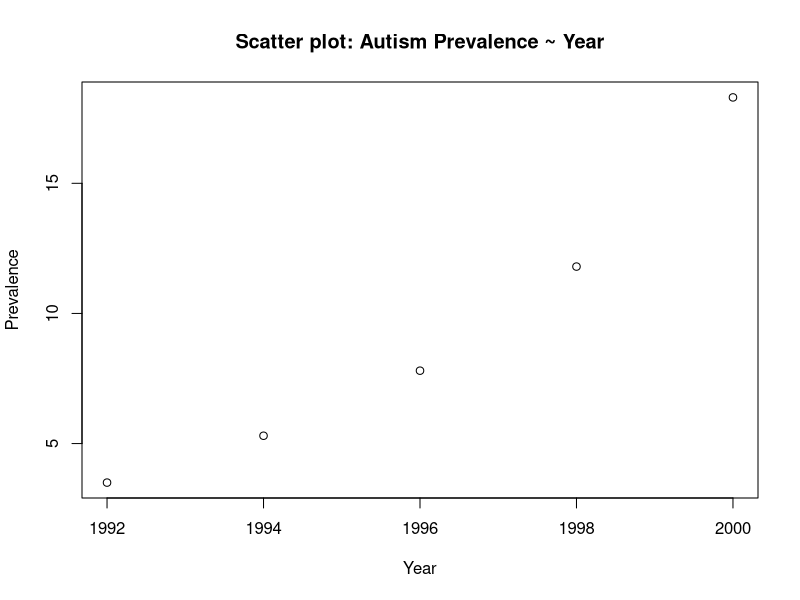
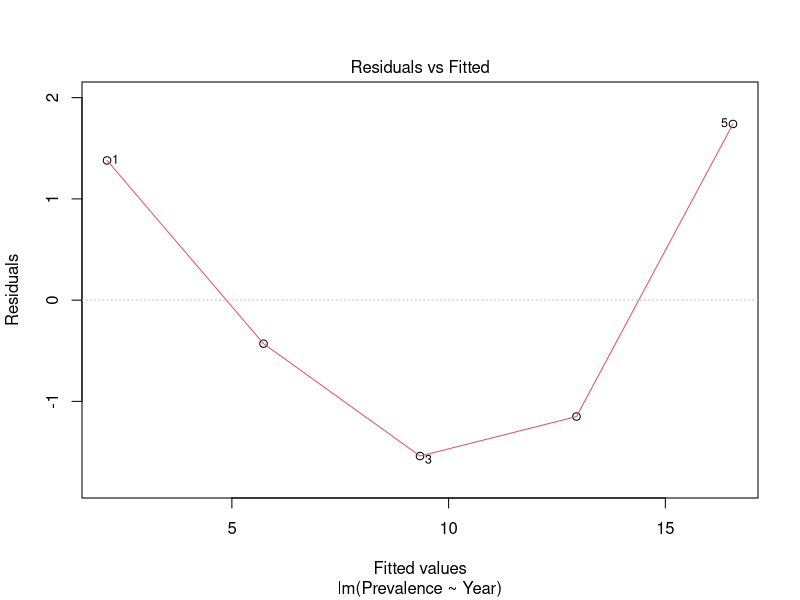
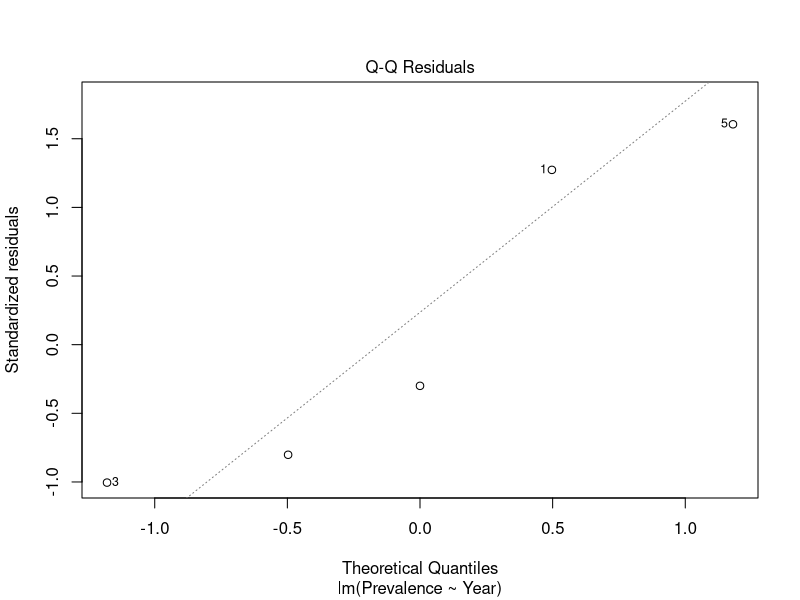
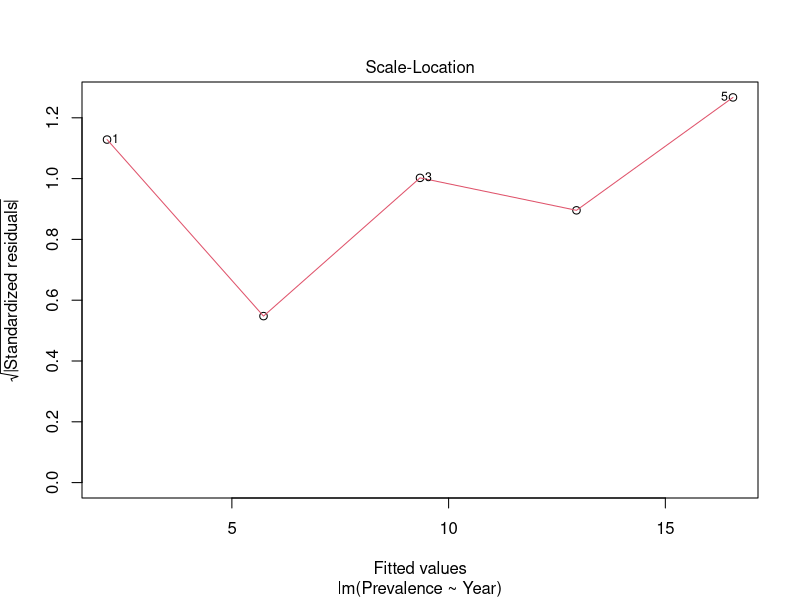
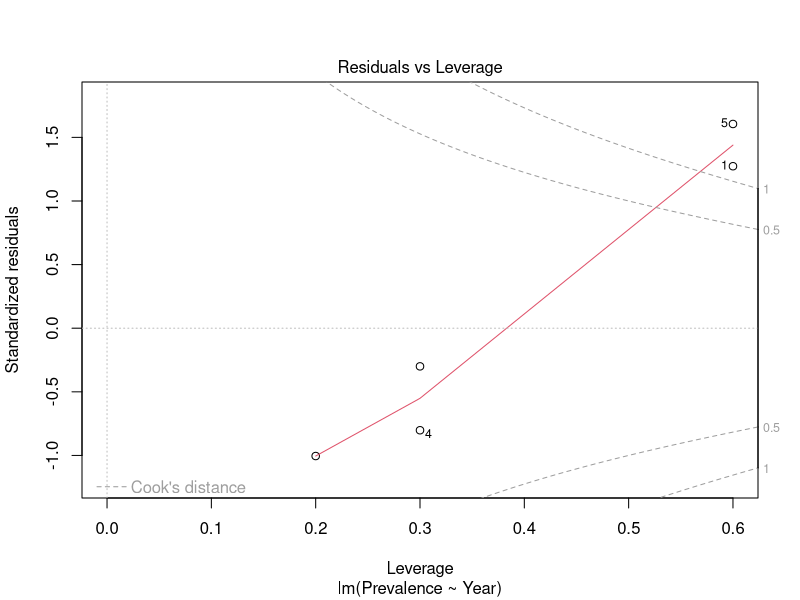
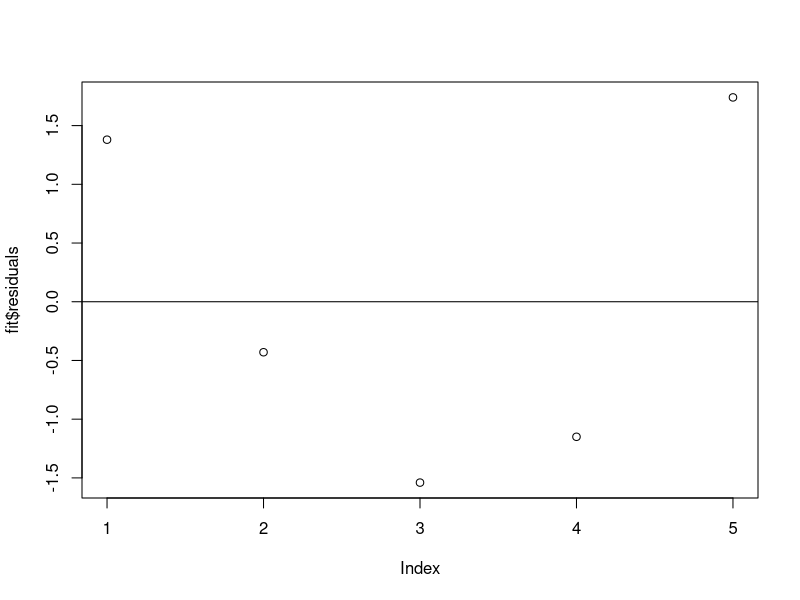
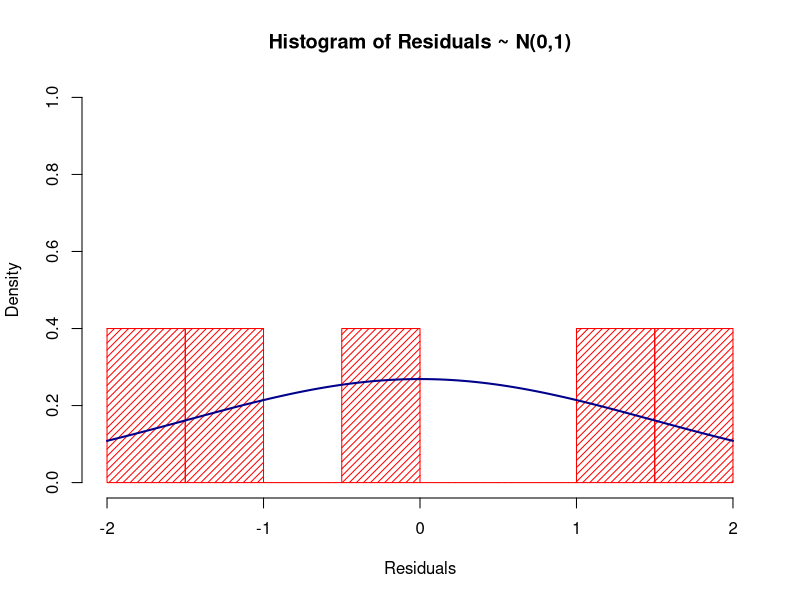
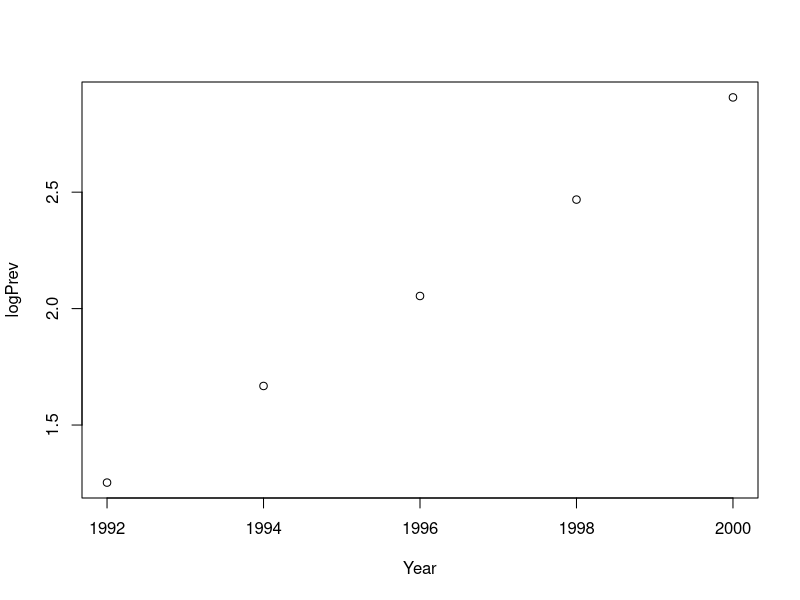

These figures' R source, in order: (Note: this script raises an error after producing the figures.)
## ---- chunk 1
knitr::opts_chunk$set(echo = TRUE)

sessionInfo()
getwd()
setwd("../autism")
## ---- chunk 2
df <- read.csv("Autism Data Prob 29.csv")
str(df)
View(df)
## ---- chunk 3
plot(df, main="Scatter plot: Autism Prevalence ~ Year")
## ---- chunk 4
fit <- lm(Prevalence~Year, data=df)
str(fit)
## ---- chunk 5
summary(fit)
## ---- chunk 6
anova(fit)
## ---- chunk 7
plot(fit)
## ---- chunk 8
plot(fit$residuals)
abline(h=0, col="black")
## ---- chunk 9
x_resids <- mean(fit$residuals)
s_resids <- sqrt(var(fit$residuals))
hist(fit$residuals, density=20, breaks=5, prob=TRUE, col="red",
     xlab="Residuals", ylim=c(0,1),
     main="Histogram of Residuals ~ N(0,1)")
curve(dnorm(x, mean=x_resids, sd=s_resids), col="darkblue", lwd=2, add=TRUE, yaxt="n")
## ---- chunk 10
df1 <- data.frame(Year=df$Year, logPrev=log(df$Prevalence))
str(df1)
## ---- chunk 11
plot(df1)
## ---- chunk 12
fit1 <- lm(logPrev~Year, data=df1)
fit1
# str(fit1)
## ---- chunk 13
summary(fit1)
## ---- chunk 14
plot(fit1)
## ---- chunk 15
newx1 <- df$Year
newx1 <- sort(newx)

pred_x1 <- predict(fit, newdata=data.frame(Year=newx), interval="confidence", type="response", level=0.95)
pred_y1 <- predict(fit, newdata=data.frame(Year=newx), interval="prediction", type="response", level=0.95)

plot(df, xlim=c(1991, 2001), ylim=c(0, 20), xlab="Year", ylab="Prevelance", main="Fitted Plot: Prevelance ~ Years", cex=0.5)
abline(fit, col="red")
lines(newx1, pred_x1[,2], col="black", lty=2, lwd=1)
lines(newx1, pred_x1[,3], col="black", lty=2, lwd=1)
lines(newx1, pred_y1[,2], col="green", lty=2, lwd=2)
lines(newx1, pred_y1[,3], col="green", lty=2, lwd=2)
## ---- chunk 16
newx2 <- df1$Year
newx2 <- sort(newx)

pred_x2 <- predict(fit1, newdata=data.frame(Year=newx), interval="confidence", type="response", level=0.95)
pred_y2 <- predict(fit1, newdata=data.frame(Year=newx), interval="prediction", type="response", level=0.95)

plot(df1, xlim=c(1991, 2001), ylim=c(0, 3), xlab="Year", ylab="ln(Prevelance)", main="Fitted Plot: ln(Prevelance) ~ Years", cex=0.5)
abline(fit1, col="red")
lines(newx2, pred_x2[,2], col="black", lty=2, lwd=1)
lines(newx2, pred_x2[,3], col="black", lty=2, lwd=1)
lines(newx2, pred_y2[,2], col="green", lty=2, lwd=2)
lines(newx2, pred_y2[,3], col="green", lty=2, lwd=2)
## ---- chunk 17
x_resids2 <- mean(fit1$residuals)
s_resids2 <- sqrt(var(fit1$residuals))
hist(fit1$residuals, density=20, breaks=5, prob=TRUE, col="red",
     xlab="Residuals", ylim=c(0,50),
     main="Histogram of Residuals ~ N(0,1)")
curve(dnorm(x, mean=x_resids2, sd=s_resids2), col="darkblue", lwd=2, add=TRUE, yaxt="n")
## ---- chunk 18

# Coefficients:
#              Estimate Std. Error t value Pr(>|t|)    
# (Intercept) -4.080e+02  4.953e+00  -82.38 3.94e-06 ***
# Year         2.054e-01  2.481e-03   82.79 3.88e-06 ***

# SLOPE
a <- 0.975
n <- nrow(df2)
N <- n - 2
cv <- qt(a, N)

se_beta_0 <- 4.953
se_beta_1 <- 0.002481

beta_1 <- fit1$coefficients[2]
beta_1_lower <- beta_1 - se_beta_1*cv
beta_1_upper <- beta_1 + se_beta_1*cv

beta_1_lower
beta_1_upper

# INTERCEPT
beta_0 <- fit1$coefficients[1]
beta_0_lower <- beta_0 - se_beta_0*cv
beta_0_upper <- beta_0 + se_beta_0*cv

beta_0_lower
beta_0_upper
## ---- chunk 19
year <- 2000
pred_prev <- beta_0 + beta_1*year
exp(pred_prev)
